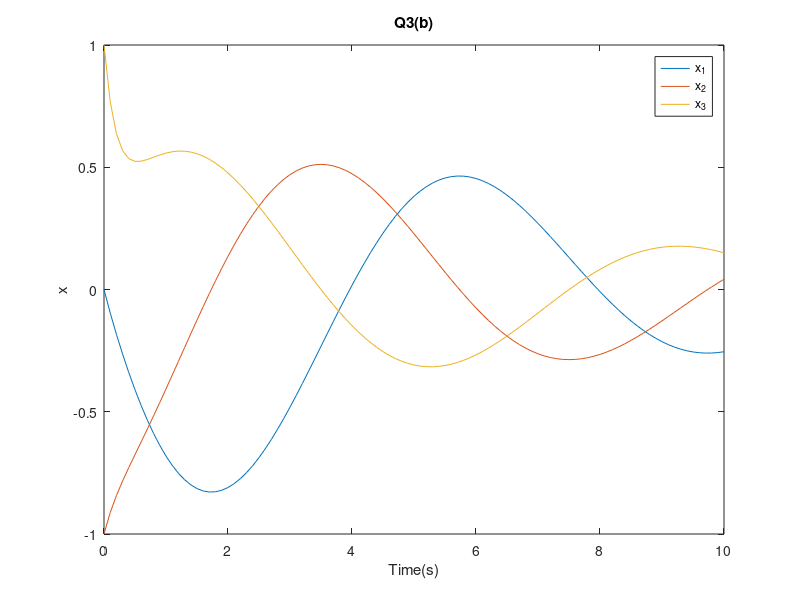
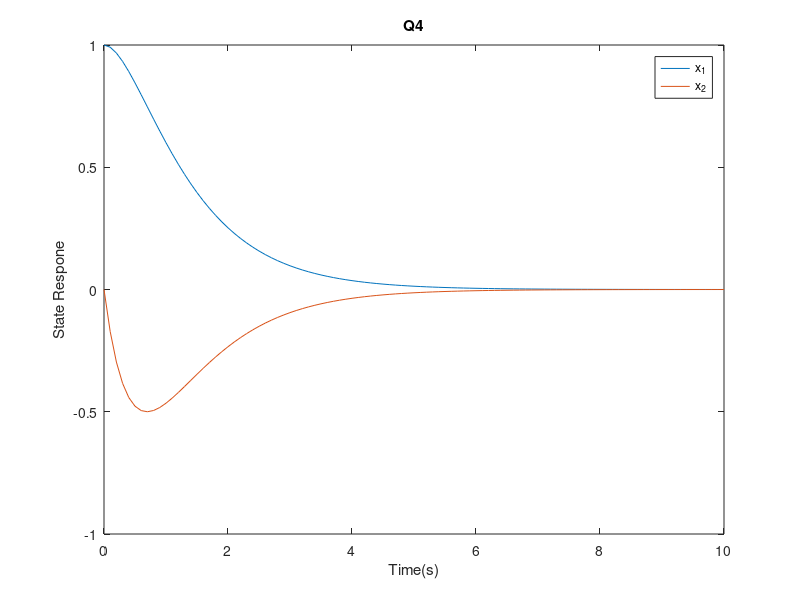

These figures' MATLAB source, in order: (Note: this script raises an error after producing the figures.)
clc;
clear;

%%Q1(a) :
fprintf('------------------Q1(a)------------------')
num_a = [1]; den_a = [1 10];
sys_tf_a = tf(num_a, den_a);
sys_ss_a = ss(sys_tf_a)
%%Q1(b) :
fprintf('------------------Q1(b)------------------')
num_b = [1 5 3]; den_b = [1 8 5];
sys_tf_b = tf(num_b, den_b);
sys_ss_b = ss(sys_tf_b)
%%Q1(c) :
fprintf('------------------Q1(c)------------------')
num_c = [1 1]; den_c = [1 3 3 1];
sys_tf_c = tf(num_c, den_c);
sys_ss_c = ss(sys_tf_c)

%%Q2(a) :
fprintf('------------------Q2(a)------------------')
A_a = [0 1; 2 8]; B_a = [0; 1]; C_a = [1 0]; D_a = [0];
sys_ss_a = ss(A_a, B_a, C_a, D_a);
sys_tf_a = tf(sys_ss_a)
%%Q2(b) :
fprintf('------------------Q2(b)------------------')
A_b = [1 1 0; -2 0 4; 5 4 -7]; B_b = [-1; 0; 1]; C_b = [0 1 0]; D_b = [0];
sys_ss_b = ss(A_b, B_b, C_b, D_b);
sys_tf_b = tf(sys_ss_b)
%%Q2(c) :
fprintf('------------------Q2(c)------------------')
A_c = [0 1; -1 -2]; B_c = [0; 1]; C_c = [-2 1]; D_c = [0];
sys_ss_c = ss(A_c, B_c, C_c, D_c);
sys_tf_c = tf(sys_ss_c)

%%Q3(a) :
fprintf('------------------Q3(a)------------------')
A_3 = [0 1 0; 0 0 1; -3 -2 -5]; B_3 = [0; 0; 1]; C_3 = [1 0 0]; D_3 = [0];
sys_ss_3 = ss(A_3, B_3, C_3, D_3);
sys_tf_3 = tf(sys_ss_3)
%%Q3(b) :
x0_3 = [0 -1 1];
t = [0: 0.1: 10];
u = 0 * t;
[y, T_3, x_3] = lsim(sys_ss_3, u, t, x0_3);
figure(1)
plot(T_3, x_3)
xlabel('Time(s)'),ylabel('x');
legend('x_1','x_2','x_3')
title('Q3(b)')
fprintf('------------------Q3(c)------------------')
xf_sim = x_3(length(t),:)'
%%Q3(c) :
dt = 10;
Phi = expm(A_3 * dt);
xf_phi = Phi*x0_3'

%%Q4 :
A_4 = [0 1; -2 -3]; B_4 = [0; 1]; C_4 = [1 0]; D_4 = [0];
sys_ss_4 = ss(A_4, B_4, C_4, D_4);
sys_tf_4 = tf(sys_ss_4);
x0_4 = [1 0];
t = [0: 0.1: 10];
u = 0 * t;
[y, T_4, x_4] = lsim(sys_ss_4, u, t, x0_4);
figure(2)
plot(T_4, x_4)
xlabel('Time(s)'),ylabel('State Respone');
legend('x_1','x_2')
title('Q4')

%%Q5 :
syms K;
syms s;
A_5 = [0 1 0; 0 0 1; -2 -K -2]; B_5 = [0; 0; 1]; C_5 = [1 0 0]; D_5 = [0];
SI_A = s * eye(3, 3) - A_5;
det_SI_A = det(SI_A);
k = 0: 1: 100;
for i = 1 : length(k)
    figure(3)
    plot(roots([1 2 k(i) 2]), 'o')
    hold on
end
plot([0,0],[-10,10], Color = 'black')
plot([-2.5,2.5],[0,0], Color = 'black')
hold off
title({['Q5']; ['when K>1 will make all the characteristic values lie in the left half-plane.']})
fprintf('------------------Q5------------------\n when K>1 will make all the characteristic values lie in the left half-plane.')